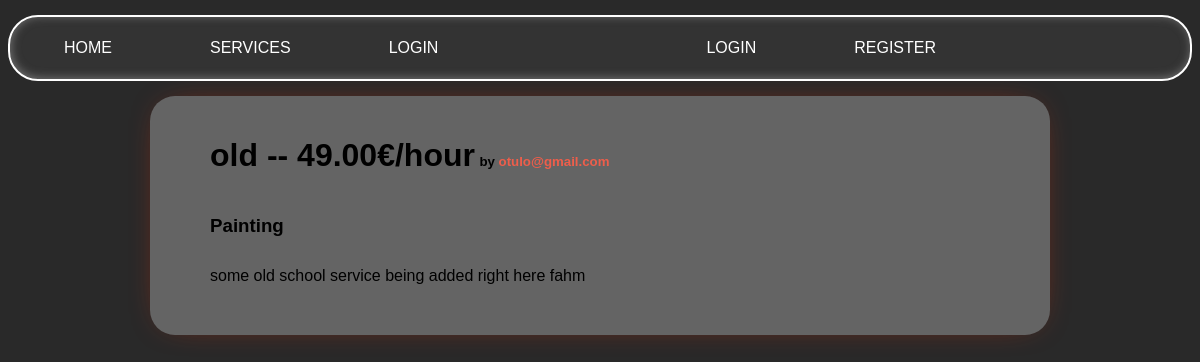
Screenshot of /services/7 with the database file from the repository.
### services/models.py (models this page shows, shortened)
class Service(models.Model):
    company = models.ForeignKey(Company, on_delete=models.CASCADE)
    name = models.CharField(max_length=40)
    description = models.TextField()
    price_hour = models.DecimalField(decimal_places=2, max_digits=100)
    rating = models.IntegerField(validators=[MinValueValidator(
        0), MaxValueValidator(5)], default=0)
    choices = (
        ('Air Conditioner', 'Air Conditioner'),
        ('Carpentry', 'Carpentry'),
        ('Electricity', 'Electricity'),
        ('Gardening', 'Gardening'),
        ('Home Machines', 'Home Machines'),
        ('House Keeping', 'House Keeping'),
        ('Interior Design', 'Interior Design'),
        ('Locks', 'Locks'),
        ('Painting', 'Painting'),
        ('Plumbing', 'Plumbing'),
        ('Water Heaters', 'Water Heaters'),
    )
    field = models.CharField(max_length=30, blank=False,
                             null=False, choices=choices)
    date = models.DateTimeField(auto_now=True, null=False)

### users/models.py (models this page shows, shortened)
class Company(models.Model):
    user = models.OneToOneField('users.User', on_delete=models.CASCADE, primary_key=True)
    field_of_work = models.CharField(
        max_length=70,
        choices=FIELD_OF_WORK_CHOICES,
        blank=False, null=False
    )
    rating = models.IntegerField(
        validators=[MaxValueValidator(5), MinValueValidator(0)],
        default=0
    )

class User(AbstractUser):
    email = models.EmailField(unique=True)
    is_company = models.BooleanField(default=False)
    is_customer = models.BooleanField(default=False)
    USERNAME_FIELD = 'email'
    REQUIRED_FIELDS = ['username']
    def __str__(self):
        return self.email

### services/views.py (the view)
# urls.py: path('<int:id>', v.index, name='index'),
def index(request, id):
    service = Service.objects.get(id=id)
    return render(request, 'services/single_service.html', {'service': service})

### services/templates/services/single_service.html (shortened to what this page needs)
{% extends 'main/base.html' %}
{% block content %}
    <div class='service_info_header'>
        <h1>{{service.name}} -- {{service.price_hour}}€/hour</h1>
        <h5>by <a href="/company/{{service.company.user}}">{{service.company.user}}</a></h5>
    </div>
    <h3>{{service.field}}</h3>
    <p style="text-align: left;">{{service.description}}</p>
{% endblock %}

### static/css/style.css (style rules this page uses)
body { background: #292929; font-family: 'Lexend Exa', sans-serif; padding: 0; margin: 0; }
a { color: #ee5e4b; text-decoration: none; }
.content p { text-align: center; margin: 30px 0px; white-space: pre-line; }
.service_info_header { display: block ruby; }
.service_info_header h5 { float: right; }

### rows the page displays
Service: name "old", price_hour "49.00", company.user "otulo@gmail.com", field "Painting", description "some old school service being added right here fahm"
